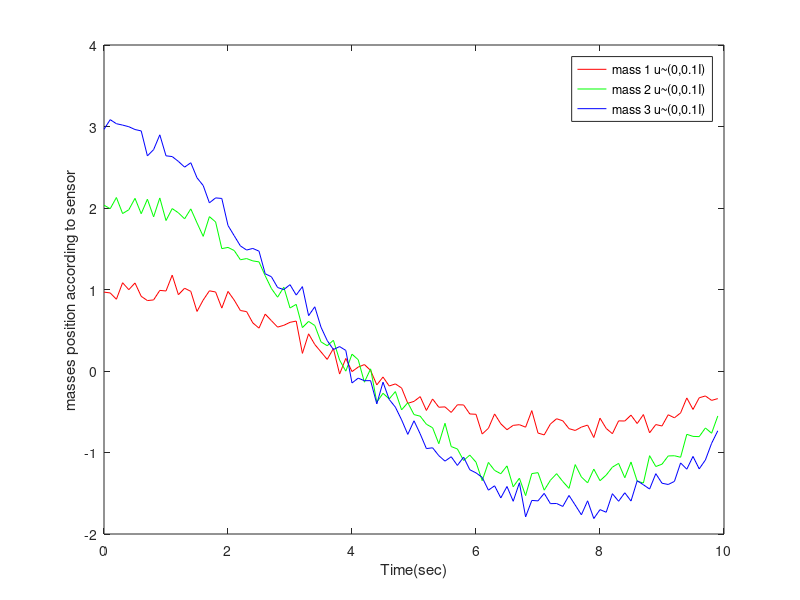
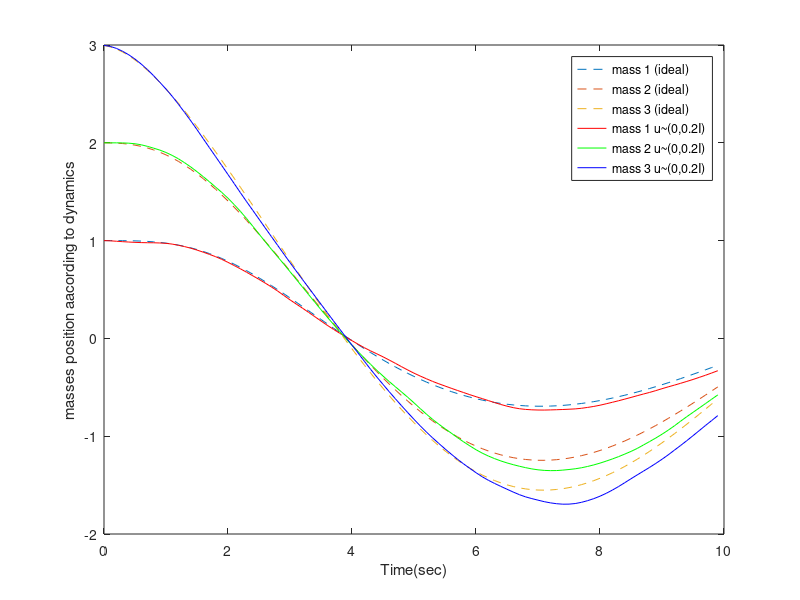

These figures' MATLAB source, in order:

clc;
clear;
%----------------------------problem 2-------------------------------------
A_c = [0 0 0 1 0 0; 0 0 0 0 1 0; 0 0 0 0 0 1; -2 1 0 -1.6 0.8 0; 1 -2 1 0.8 -1.6 0.8; 0 1 -1 0 0.8 -0.8];
B_c = [0 0 0; 0 0 0; 0 0 0; 1 0 0; 0 1 0; 0 0 1];
C_c = [1 0 0 0 0 0 ;0 1 0 0 0 0 ; 0 0 1 0 0 0];

dT = 0.1;
A_d = expm(A_c * dT);
B_d = (expm(A_c * dT) - eye(6))*inv(A_c)*B_c;

sigma_u = [0.2 0;0 0.2];
sigma_v = [0.1 0;0 0.1];
%-------------------discrete time system simulation------------------------
x0 =[1 2 3 0 0 0]';
x_k = x0;
x_k1 = x_k;
u=[0 0 0]';
xp = zeros(6,100);
xp(:,1) = x_k;

for n = 0:99
x_k = x_k1;
x_k1 = A_d * x_k + B_d*u;
xp(:,n+1) = x_k1;
end

x2_k = x0;
x2_k1 = x2_k;
xp2 = zeros(6,100);
xp2(:,1) = x2_k;

y = zeros(3,100);

for n = 0:99
urandv = normrnd(0,0.1*eye(3));
ukv=[urandv(1,1);urandv(2,2);urandv(3,3)];
y(:,n+1) = C_c * x2_k + ukv ;

x2_k = x2_k1;
urandu = normrnd(0,0.2*eye(3));
uku=[urandu(1,1);urandu(2,2);urandu(3,3)];
x2_k1 = A_d*x2_k + B_d*uku;
xp2(:,n+1) = x2_k1;
end

t=0:dT:10-0.1;


figure
h0 = plot(t, y(1,:),'r',t, y(2,:),'g',t, y(3,:),'b');
xlabel('Time(sec)');
ylabel('masses position according to sensor');
legend('mass 1 u~(0,0.1I)','mass 2 u~(0,0.1I)','mass 3 u~(0,0.1I)');

figure
h1 = plot(t, xp(1,:), '--', t, xp(2,:),'--',t, xp(3,:), '--', t, xp2(1,:), 'r', t, xp2(2,:),'g', t, xp2(3,:),'b');
xlabel('Time(sec)');
ylabel('masses position aacording to dynamics');
legend('mass 1 (ideal)','mass 2 (ideal)','mass 3 (ideal)','mass 1 u~(0,0.2I)','mass 2 u~(0,0.2I)','mass 3 u~(0,0.2I)');
